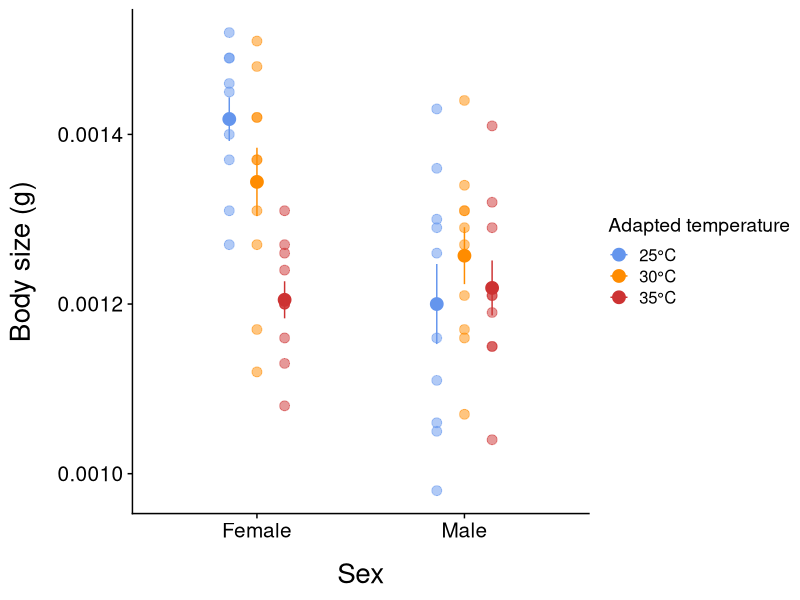

Generate this figure with R: (Note: this script raises an error after producing the figure.)

#load the packages that I need for this code
library(ggplot2)
library(tidyverse)
library(cowplot)
library(ggpubr)
library(dplyr)
library(car) #for running type 2 anovas
library(emmeans) #for running post-hoc tests on type 2 anovas

#Tess's ggplot theme
theme_tess_2 <- function () { 
  theme_cowplot()+ #cowplot is an existing nice looking plot type thing
    theme(axis.title.y = element_text(margin = margin(t = 0, r = 15, b = 0, l = 0)))+
    theme(axis.title.x = element_text(margin = margin(t = 15, r = 0, b = 0, l = 0)))+
    theme(axis.text.y=element_text(size=15))+
    theme(axis.text.x=element_text(size=15))+
    theme(axis.title.x=element_text(size=20))+
    theme(axis.title.y=element_text(size=20))+
    theme(plot.title = element_text(hjust = 0.5,size=20))+
    theme(axis.title.y=element_text(size=20))
}

#.-._.-._.-._.-._.-._.-._.- Pre-heatwave -._.-._.-._.-._.-._.-._.-.-#

data <-read.csv("./data/preheatwavebodysize.csv",stringsAsFactors = FALSE,
                strip.white = TRUE, na.strings = c("NA",""))

#make adapted_temp a factor
data$adapted_temp <- factor(data$adapted_temp,
                            levels = c(25, 30, 35),
                            labels = c("25°C", "30°C", "35°C"))

#order the x axis raw data points
data <- data %>% 
  mutate(sex_temp = factor(paste(sex, adapted_temp),
      levels = c( "f 25°C", "f 30°C", "f 35°C", "m 25°C", "m 30°C", "m 35°C")))

#calculate summary stats
summary_data <- data %>%
  group_by(adapted_temp, sex) %>%
  summarise(mean = mean(weight), 
            n=n(),
            sd = sd(weight),
            se = sd / sqrt(n))

#order the x axis summary stats
summary_data <- summary_data %>%
  mutate(sex_temp = factor(paste(sex, adapted_temp),
      levels = c("f 25°C", "f 30°C", "f 35°C", "m 25°C", "m 30°C", "m 35°C")))

summary_data$group_id <- interaction(summary_data$adapted_temp, summary_data$sex)
data$group_id <- interaction(data$adapted_temp, data$sex)

#------Plot------#

p_pre <- ggplot(summary_data, aes(x = sex, y = mean, color = adapted_temp)) +
  geom_point(size = 4, position = position_dodge(width = 0.4)) +
  
  #jitter the points
  geom_jitter(data = data,aes(x = sex, y = weight, color = adapted_temp),
              position = position_jitterdodge(jitter.width = 0, dodge.width = 0.4), 
              size = 3, alpha = 0.5) +
  
  #add error bars
  geom_errorbar(aes(ymin = mean - se, ymax = mean + se),
                position = position_dodge(width = 0.4), width = 0) +
  
  #assign colours to sex
  scale_color_manual(values = c("25°C" = "cornflowerblue", "30°C" = "darkorange", "35°C" = "brown3"),
                     name = "Adapted temperature") +
  
  #label the x-axis categories
  scale_x_discrete(labels = c("Female", "Male")) +
  
  #assign x- and y-axis labels
  xlab("Sex") +
  ylab("Body size (g)") +
  
  theme_tess_2()

#windows();p #enables plot to open on a PC
#print(p_pre) #this opens the plot in a new window

#------Stats------#

#Two-way ANOVA
lm_bodysize <- lm(weight ~ adapted_temp * sex, data = data)
Anova(lm_bodysize, type="2")
#significant interaction
  
#Tukey test
emmeans(lm_bodysize, pairwise ~ adapted_temp | sex, adjust = "tukey")


#.-._.-._.-._.-._.-._.-._.- Post-heatwave -._.-._.-._.-._.-._.-._.-.-#

data <-read.csv("./data/postheatwavebodysize.csv",stringsAsFactors = FALSE,
                strip.white = TRUE, na.strings = c("NA",""))

#make adapted_temp a factor
data$adapted_temp <- factor(data$adapted_temp,
                            levels = c(25, 30, 35),
                            labels = c("25°C", "30°C", "35°C"))

#calculate the mean for each population/group
means <- data %>%
  drop_na(weight) %>%
  group_by(heatwave, adapted_temp, sex, group_id) %>%
  summarise(pop_mean = mean(weight))

#calculate summary stats using the means for each population
summary_data <- means %>%
  group_by(heatwave, adapted_temp, sex) %>%
  summarise(mean = mean(pop_mean),
            n=n(),
            sd = sd(pop_mean),
            se = sd / sqrt(n))

#make heatwave a factor in all data sets
summary_data$heatwave <- factor(summary_data$heatwave,
                                levels = c(0, 1),
                                labels = c("Control", "Treatment"))
data$heatwave <- factor(data$heatwave, levels = c(0, 1),
                        labels = c("Control", "Treatment"))

means$heatwave <- factor(means$heatwave, levels = c(0, 1),
                         labels = c("Control", "Treatment"))

summary_data$group_id <- interaction(summary_data$adapted_temp, summary_data$sex)
data$group_id <- interaction(data$adapted_temp, data$sex)

#order the x axis is all data sets
data <- data %>%
  mutate(sex_heatwave = factor(paste(sex, heatwave), 
                                levels = c("f Control", "f Treatment", "m Control", "m Treatment")))
means <- means %>%
  mutate(sex_heatwave = factor(paste(sex, heatwave), 
                               levels = c("f Control", "f Treatment", "m Control", "m Treatment")))
summary_data <- summary_data %>%
  mutate(sex_heatwave = factor(paste(sex, heatwave), 
                               levels = c("f Control", "f Treatment", "m Control", "m Treatment")))

#------Plot------#

p_post <- ggplot(summary_data, aes(x = sex_heatwave, y = mean, color = adapted_temp, shape = heatwave)) +
  geom_point(size = 4, position = position_dodge(width = 0.4)) +
  
  #jitter the points
  geom_jitter(data = means,
              aes(x = sex_heatwave, y = pop_mean, color = adapted_temp, shape = heatwave),
              position = position_jitterdodge(jitter.width = 0, dodge.width = 0.4), 
              size = 3, alpha = 0.5) +
  
  #add error bars
  geom_errorbar(aes(ymin = mean - se, ymax = mean + se),
                position = position_dodge(width = 0.4),
                width = 0) +
  
  #assign colours to sex
  scale_color_manual(
    values = c("25°C" = "cornflowerblue", "30°C" = "darkorange", "35°C" = "brown3"),
    name = "Adapted temperature")+
  
  #assign shapes to heatwave
  scale_shape_manual(values = c("Control" = 16, "Treatment" = 17),  
                     name = "Heatwave") +
  
  #label the x-axis categories
  scale_x_discrete(
    breaks = c("f Control", "f Treatment", "m Control", "m Treatment"),
    labels = c("Female", "Female", "Male", "Male")) +
  
  #assign x- and y-axis labels
  xlab("Sex") +
  ylab("Body size (g)") +
  
  theme_tess_2()

#windows();p #enables plot to open on a PC
#print(p) #this opens the plot in a new window

#------Stats------#

#Two-way ANOVA
lm_bodysize <- lm(weight ~ adapted_temp * sex, data = data)
Anova(lm_bodysize, type="2")
#significant interaction

#Tukey test
emmeans(lm_bodysize, pairwise ~ adapted_temp | sex, adjust = "tukey")

#.-._.-._.-._.-._.-._.-._.- Combined figure -._.-._.-._.-._.-._.-._.-.-#

#combine the two plots using a grid
combined <- plot_grid(p_pre, p_post, labels = c("A", "B"), 
                       ncol = 2, align = "hv", axis = "tb")

#create a single set of legends that apply to both plots
legend <- get_legend(
  p_post + theme(legend.position = "right"))

#remove the individual legends from both plots
p_pre_noleg  <- p_pre  + theme(legend.position = "none")
p_post_noleg <- p_post + theme(legend.position = "none")

#combine the new legend-less plots with the new legend
combined <- plot_grid(plot_grid(p_pre_noleg, p_post_noleg, labels = c("A", "B"),
                      label_size = 20, ncol = 2, align = "hv"), legend, rel_widths = c(1, 0.23))

#save the final plot
ggsave(filename = "./figures/Taresabodysizetemp.pdf",
  plot = combined, width = 28, height = 12, units = "cm", dpi = 300)

# Taresa says: Should the plots have the same y axis scale/one scale for both panels
# Also I was having trouble making it so that female and male only appear once on the x axis of the second panel
# Should the two females and two males on panel B be closer together as well? 
